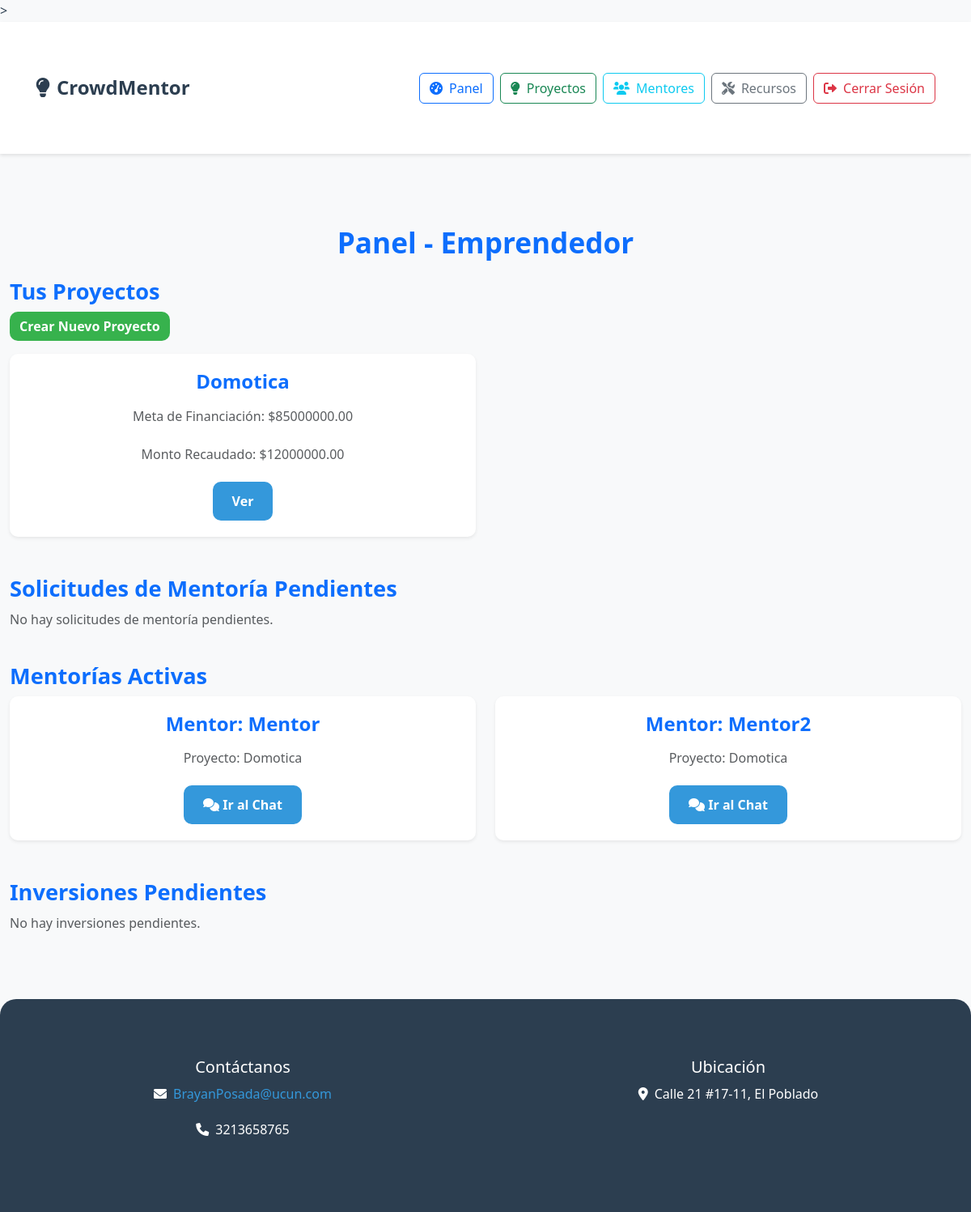
Before: /dashboard/ (signed in) with the older database file.
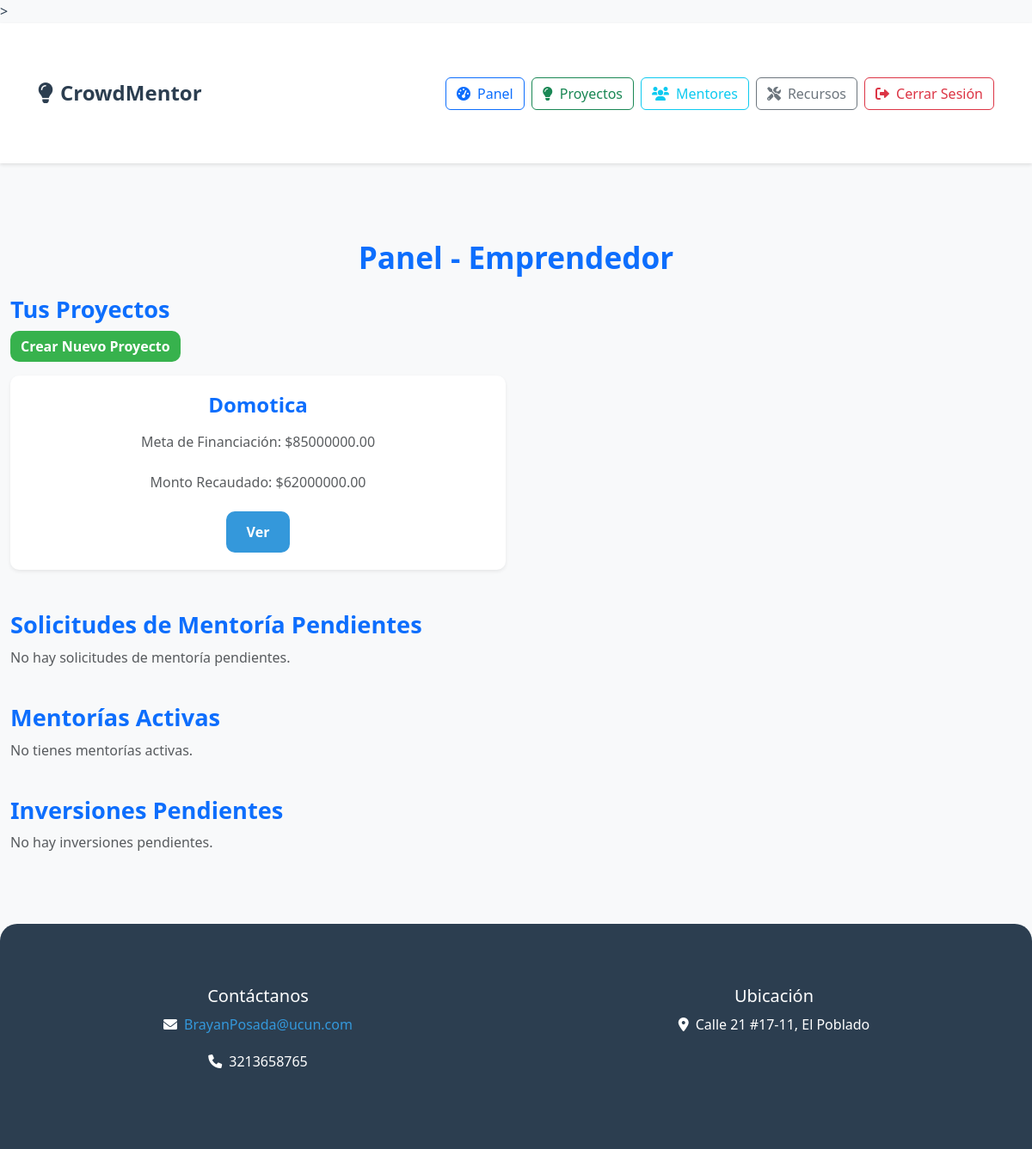
After: the same page with the newer database file.
### core/models.py (models this page shows, shortened)
class Project(models.Model):
    title = models.CharField(max_length=200)
    description = models.TextField()
    owner = models.ForeignKey(User, on_delete=models.CASCADE, related_name='projects')
    funding_goal = models.DecimalField(max_digits=10, decimal_places=2)
    amount_raised = models.DecimalField(max_digits=10, decimal_places=2, default=0)
    created_at = models.DateTimeField(default=timezone.now)
    image = models.ImageField(upload_to='projects/', blank=True, null=True)
    is_active = models.BooleanField(default=True)

class Mentorship(models.Model):
    INITIATED_BY_CHOICES = [
        ('mentor', 'Mentor'),
        ('entrepreneur', 'Entrepreneur'),
    ]
    project = models.ForeignKey(Project, on_delete=models.CASCADE, related_name='mentorships')
    mentor = models.ForeignKey(User, on_delete=models.CASCADE)
    assigned_at = models.DateTimeField(default=timezone.now)
    status = models.CharField(
        max_length=20,
        choices=[('pending', 'Pending'), ('accepted', 'Accepted'), ('rejected', 'Rejected')],
        default='pending'
    )
    initiated_by = models.CharField(
        max_length=20,
        choices=INITIATED_BY_CHOICES,
        default='mentor'
    )

### core/views.py (the view, shortened to what this page needs)
# urls.py: path('dashboard/', views.dashboard, name='dashboard'),
@login_required
def dashboard(request):
    try:
        profile = Profile.objects.get(user=request.user)
    except Profile.DoesNotExist:
        messages.error(request, 'No se encontró un perfil asociado a este usuario.')
        return redirect('home')
    if profile.user_type == 'evaluator' and not profile.is_approved_by_admin:
        messages.error(request, 'Tu cuenta aún no ha sido aprobada por el Administrador.')
        return redirect('home')
    if profile.user_type == 'mentor' and not profile.is_approved:
        messages.error(request, 'Tu cuenta aún no ha sido aprobada por un Evaluador.')
        return redirect('home')
    if request.user.is_superuser:  # Verificar si el usuario es administrador
        return render(request, 'admin_dashboard.html', {'profile': profile})
    if profile.user_type == 'entrepreneur':
        projects = Project.objects.filter(owner=request.user)
        investments = Investment.objects.filter(project__owner=request.user, status='pending')
        accepted_mentorships = Mentorship.objects.filter(
            project__owner=request.user,
            status='accepted'
        )
        pending_mentorships = Mentorship.objects.filter(
            project__owner=request.user,
            status='pending'
        )
        return render(request, 'dashboard.html', {
            'projects': projects,
            'investments': investments,
            'profile': profile,
            'mentorships': accepted_mentorships,
            'pending_mentorships': pending_mentorships
        })

### core/templates/dashboard.html (shortened to what the changed rows need)
{% extends 'base.html' %}
{% load static %}
{% block content %}
    <h2 class="text-center text-primary my-4">Panel -
    {% if profile.user_type == 'entrepreneur' %}
        Emprendedor
    {% elif profile.user_type == 'mentor' %}
        Mentor
    {% elif profile.user_type == 'investor' %}
        Inversionista
    {% else %}
        {{ profile.user_type|title }}
    {% endif %}
    </h2>
    {% if profile.user_type == 'entrepreneur' %}
        <div class="row">
            {% for project in projects %}
                <div class="col-md-6 mb-4">
                    <div class="card shadow-sm">
                        <div class="card-body">
                            <h5 class="card-title text-primary">{{ project.title }}</h5>
                            <p class="card-text text-muted">Meta de Financiación: ${{ project.funding_goal }}</p>
                            <p class="card-text text-muted">Monto Recaudado: ${{ project.amount_raised }}</p>
                            <a href="{% url 'project_detail' project.pk %}" class="btn btn-primary">Ver</a>
                        </div>
                    </div>
                </div>
            {% empty %}
                <p class="text-muted">No hay proyectos aún.</p>
            {% endfor %}
        </div>
        <div class="row">
            {% for mentorship in mentorships %}
                <div class="col-md-6 mb-4">
                    <div class="card shadow-sm">
                        <div class="card-body">
                            <h5 class="card-title text-primary">Mentor: {{ mentorship.mentor.get_full_name|default:mentorship.mentor.username }}</h5>
                            <p class="card-text text-muted">Proyecto: {{ mentorship.project.title }}</p>
                            <a href="{% url 'mentorship_chat' mentorship.id %}" class="btn btn-primary">
                                <i class="fas fa-comments"></i> Ir al Chat
                            </a>
                        </div>
                    </div>
                </div>
            {% empty %}
                <p class="text-muted">No tienes mentorías activas.</p>
            {% endfor %}
        </div>
    {% endif %}
{% endblock %}

Changed rows visible on the page:
removed Mentorship: mentor.get_full_name "Mentor", project "Domotica"
removed Mentorship: mentor.get_full_name "Mentor2", project "Domotica"
changed Project "Domotica": amount_raised "12000000.00" → "62000000.00"
Other visible differences:
text now shown: "No tienes mentorías activas."
